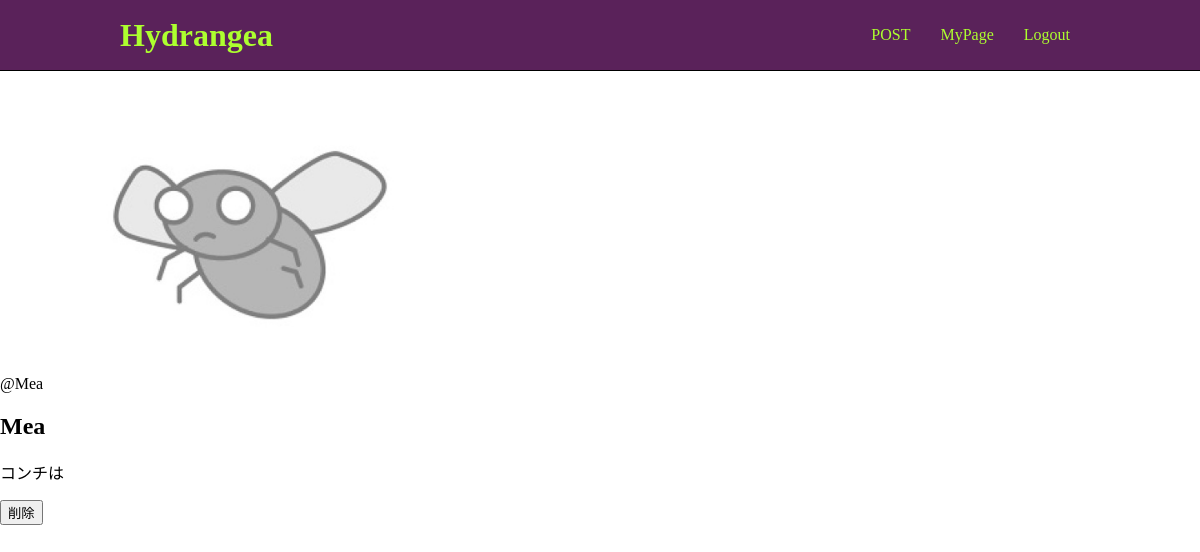
The app's page /top/8/ (signed in) with its own data.
### blog/models.py (models this page shows, shortened)
class Top(models.Model):
    title = models.CharField(max_length=150)
    short_comment = models.TextField(blank=True)
    image = models.ImageField(upload_to = 'photos')
    category = models.ForeignKey(Category, on_delete=models.PROTECT)
    user = models.ForeignKey(User, on_delete=models.CASCADE)
    created_at = models.DateTimeField(auto_now=True)

### blog/views.py (the view)
# urls.py: path('top/<int:pk>/', views.memo_detail, name='memo_detail'),
def memo_detail(request, pk):
    photo = get_object_or_404(Top, pk=pk)
    return render(request, 'blog/memo_detail.html', {'photo': photo})

### blog/templates/blog/memo_detail.html (shortened to what this page needs)
{% extends 'blog/base.html' %}
{% block content %}
    <div class="photo-detail">
    <img src="{{ photo.image.url }}" class="photo-img">
    <div class="photo-info">
        <a href="{% url 'blog:users_detail' photo.user.id %}">@{{ photo.user }}</a>
    </div>
    <h2>{{ photo.title }}</h2>
    <p>{{ photo.short_comment | linebreaks | urlize }}</p>
    {% if request.user == photo.user %}
        <form method="post" action="{% url 'blog:memo_delete' photo.id %}">{% csrf_token %}
            <button class="btn" type="submit" onclick='return confirm("本当に削除しちゃう？");'>削除</button>
        </form>
    {% endif %}
    </div>
{% endblock %}

### blog/static/blog/css/style.css (style rules this page uses)
html, body { margin: 0; }
div { box-sizing: border-box; }
a { text-decoration: none; color: #000; }
.photo-img { width: 100%; max-width: 500px; height: 300px; object-fit: cover; border-radius: 4px; }
.photo-detail .photo-img { object-fit: contain; }

### records on screen
Top: image (picture), user "Mea", title "Mea", short_comment "コンチは"
